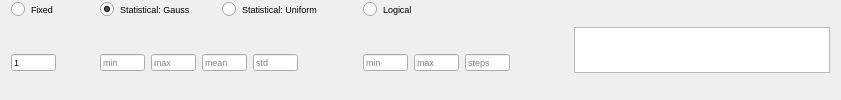
              <widget class="QFrame" name="frame_49">
               <property name="frameShape">
                <enum>QFrame::NoFrame</enum>
               </property>
               <property name="frameShadow">
                <enum>QFrame::Plain</enum>
               </property>
               <layout class="QHBoxLayout" name="horizontalLayout_33">
                <property name="topMargin">
                 <number>0</number>
                </property>
                <property name="bottomMargin">
                 <number>0</number>
                </property>
                <item>
                 <widget class="QFrame" name="frame_50">
                  <property name="frameShape">
                   <enum>QFrame::NoFrame</enum>
                  </property>
                  <property name="frameShadow">
                   <enum>QFrame::Plain</enum>
                  </property>
                  <layout class="QGridLayout" name="gridLayout_22">
                   <property name="leftMargin">
                    <number>0</number>
                   </property>
                   <property name="topMargin">
                    <number>0</number>
                   </property>
                   <property name="bottomMargin">
                    <number>0</number>
                   </property>
                   <item row="0" column="1">
                    <widget class="QFrame" name="frame_53">
                     <property name="frameShape">
                      <enum>QFrame::NoFrame</enum>
                     </property>
                     <property name="frameShadow">
                      <enum>QFrame::Plain</enum>
                     </property>
                     <layout class="QHBoxLayout" name="horizontalLayout_36">
                      <property name="topMargin">
                       <number>0</number>
                      </property>
                      <property name="bottomMargin">
                       <number>0</number>
                      </property>
                      <item>
                       <widget class="QRadioButton" name="radio_gauss_lai">
                        <property name="font">
                         <font>
                          <pointsize>7</pointsize>
                         </font>
                        </property>
                        <property name="text">
                         <string>Statistical: Gauss</string>
                        </property>
                        <property name="checked">
                         <bool>true</bool>
                        </property>
                        <attribute name="buttonGroup">
                         <string notr="true">buttonGroup_7</string>
                        </attribute>
                       </widget>
                      </item>
                      <item>
                       <widget class="QRadioButton" name="radio_uni_lai">
                        <property name="font">
                         <font>
                          <pointsize>7</pointsize>
                         </font>
                        </property>
                        <property name="text">
                         <string>Statistical: Uniform</string>
                        </property>
                        <attribute name="buttonGroup">
                         <string notr="true">buttonGroup_7</string>
                        </attribute>
                       </widget>
                      </item>
                      <item>
                       <spacer name="horizontalSpacer_37">
                        <property name="orientation">
                         <enum>Qt::Horizontal</enum>
                        </property>
                        <property name="sizeType">
                         <enum>QSizePolicy::Maximum</enum>
                        </property>
                        <property name="sizeHint" stdset="0">
                         <size>
                          <width>10</width>
                          <height>20</height>
                         </size>
                        </property>
                       </spacer>
                      </item>
                     </layout>
                    </widget>
                   </item>
                   <item row="1" column="1">
                    <widget class="QFrame" name="frame_54">
                     <property name="frameShape">
                      <enum>QFrame::NoFrame</enum>
                     </property>
                     <property name="frameShadow">
                      <enum>QFrame::Plain</enum>
                     </property>
                     <layout class="QGridLayout" name="gridLayout_23">
                      <property name="leftMargin">
                       <number>9</number>
                      </property>
                      <property name="topMargin">
                       <number>0</number>
                      </property>
                      <property name="bottomMargin">
                       <number>0</number>
                      </property>
                      <item row="0" column="0">
                       <widget class="QLineEdit" name="txt_gauss_min_lai">
                        <property name="maximumSize">
                         <size>
                          <width>45</width>
                          <height>17</height>
                         </size>
                        </property>
                        <property name="font">
                         <font>
                          <pointsize>7</pointsize>
                         </font>
                        </property>
                        <property name="text">
                         <string/>
                        </property>
                        <property name="placeholderText">
                         <string>min</string>
                        </property>
                       </widget>
                      </item>
                      <item row="0" column="1">
                       <widget class="QLineEdit" name="txt_gauss_max_lai">
                        <property name="maximumSize">
                         <size>
                          <width>45</width>
                          <height>17</height>
                         </size>
                        </property>
                        <property name="font">
                         <font>
                          <pointsize>7</pointsize>
                         </font>
                        </property>
                        <property name="text">
                         <string/>
                        </property>
                        <property name="placeholderText">
                         <string>max</string>
                        </property>
                       </widget>
                      </item>
                      <item row="0" column="3">
                       <widget class="QLineEdit" name="txt_gauss_std_lai">
                        <property name="maximumSize">
                         <size>
                          <width>45</width>
                          <height>17</height>
                         </size>
                        </property>
                        <property name="font">
                         <font>
                          <pointsize>7</pointsize>
                         </font>
                        </property>
                        <property name="text">
                         <string/>
                        </property>
                        <property name="placeholderText">
                         <string>std</string>
                        </property>
                       </widget>
                      </item>
                      <item row="0" column="2">
                       <widget class="QLineEdit" name="txt_gauss_mean_lai">
                        <property name="maximumSize">
                         <size>
                          <width>45</width>
                          <height>17</height>
                         </size>
                        </property>
                        <property name="font">
                         <font>
                          <pointsize>7</pointsize>
                         </font>
                        </property>
                        <property name="text">
                         <string/>
                        </property>
                        <property name="placeholderText">
                         <string>mean</string>
                        </property>
                       </widget>
                      </item>
                      <item row="0" column="4">
                       <spacer name="horizontalSpacer_38">
                        <property name="orientation">
                         <enum>Qt::Horizontal</enum>
                        </property>
                        <property name="sizeType">
                         <enum>QSizePolicy::Maximum</enum>
                        </property>
                        <property name="sizeHint" stdset="0">
                         <size>
                          <width>50</width>
                          <height>20</height>
                         </size>
                        </property>
                       </spacer>
                      </item>
                     </layout>
                    </widget>
                   </item>
                   <item row="0" column="3">
                    <widget class="QRadioButton" name="radio_log_lai">
                     <property name="font">
                      <font>
                       <pointsize>7</pointsize>
                      </font>
                     </property>
                     <property name="text">
                      <string>Logical</string>
                     </property>
                     <attribute name="buttonGroup">
                      <string notr="true">buttonGroup_7</string>
                     </attribute>
                    </widget>
                   </item>
                   <item row="0" column="0">
                    <widget class="QRadioButton" name="radio_fix_lai">
                     <property name="font">
                      <font>
                       <pointsize>7</pointsize>
                      </font>
                     </property>
                     <property name="text">
                      <string>Fixed</string>
                     </property>
                     <property name="iconSize">
                      <size>
                       <width>12</width>
                       <height>12</height>
                      </size>
                     </property>
                     <attribute name="buttonGroup">
                      <string notr="true">buttonGroup_7</string>
                     </attribute>
                    </widget>
                   </item>
                   <item row="1" column="4">
                    <spacer name="horizontalSpacer_11">
                     <property name="orientation">
                      <enum>Qt::Horizontal</enum>
                     </property>
                     <property name="sizeHint" stdset="0">
                      <size>
                       <width>40</width>
                       <height>20</height>
                      </size>
                     </property>
                    </spacer>
                   </item>
                   <item row="1" column="0">
                    <widget class="QFrame" name="frame_51">
                     <property name="frameShape">
                      <enum>QFrame::NoFrame</enum>
                     </property>
                     <property name="frameShadow">
                      <enum>QFrame::Plain</enum>
                     </property>
                     <layout class="QHBoxLayout" name="horizontalLayout_34">
                      <property name="leftMargin">
                       <number>0</number>
                      </property>
                      <property name="topMargin">
                       <number>0</number>
                      </property>
                      <property name="bottomMargin">
                       <number>0</number>
                      </property>
                      <item>
                       <widget class="QLineEdit" name="txt_fix_lai">
                        <property name="maximumSize">
                         <size>
                          <width>45</width>
                          <height>17</height>
                         </size>
                        </property>
                        <property name="font">
                         <font>
                          <pointsize>7</pointsize>
                         </font>
                        </property>
                        <property name="text">
                         <string>1</string>
                        </property>
                        <property name="placeholderText">
                         <string>value</string>
                        </property>
                       </widget>
                      </item>
                      <item>
                       <spacer name="horizontalSpacer_36">
                        <property name="orientation">
                         <enum>Qt::Horizontal</enum>
                        </property>
                        <property name="sizeType">
                         <enum>QSizePolicy::Maximum</enum>
                        </property>
                        <property name="sizeHint" stdset="0">
                         <size>
                          <width>20</width>
                          <height>20</height>
                         </size>
                        </property>
                       </spacer>
                      </item>
                     </layout>
                    </widget>
                   </item>
                   <item row="1" column="3">
                    <widget class="QFrame" name="frame_52">
                     <property name="frameShape">
                      <enum>QFrame::NoFrame</enum>
                     </property>
                     <property name="frameShadow">
                      <enum>QFrame::Plain</enum>
                     </property>
                     <layout class="QHBoxLayout" name="horizontalLayout_35">
                      <property name="leftMargin">
                       <number>0</number>
                      </property>
                      <property name="topMargin">
                       <number>0</number>
                      </property>
                      <property name="bottomMargin">
                       <number>0</number>
                      </property>
                      <item>
                       <widget class="QLineEdit" name="txt_log_min_lai">
                        <property name="maximumSize">
                         <size>
                          <width>45</width>
                          <height>17</height>
                         </size>
                        </property>
                        <property name="font">
                         <font>
                          <pointsize>7</pointsize>
                         </font>
                        </property>
                        <property name="placeholderText">
                         <string>min</string>
                        </property>
                       </widget>
                      </item>
                      <item>
                       <widget class="QLineEdit" name="txt_log_max_lai">
                        <property name="maximumSize">
                         <size>
                          <width>45</width>
                          <height>17</height>
                         </size>
                        </property>
                        <property name="font">
                         <font>
                          <pointsize>7</pointsize>
                         </font>
                        </property>
                        <property name="placeholderText">
                         <string>max</string>
                        </property>
                       </widget>
                      </item>
                      <item>
                       <widget class="QLineEdit" name="txt_log_steps_lai">
                        <property name="maximumSize">
                         <size>
                          <width>45</width>
                          <height>17</height>
                         </size>
                        </property>
                        <property name="font">
                         <font>
                          <pointsize>7</pointsize>
                         </font>
                        </property>
                        <property name="placeholderText">
                         <string>steps</string>
                        </property>
                       </widget>
                      </item>
                     </layout>
                    </widget>
                   </item>
                  </layout>
                 </widget>
                </item>
                <item>
                 <widget class="PlotWidget" name="viewLAI">
                  <property name="sizePolicy">
                   <sizepolicy hsizetype="Expanding" vsizetype="Fixed">
                    <horstretch>0</horstretch>
                    <verstretch>0</verstretch>
                   </sizepolicy>
                  </property>
                  <property name="maximumSize">
                   <size>
                    <width>16777215</width>
                    <height>46</height>
                   </size>
                  </property>
                  <property name="styleSheet">
                   <string notr="true">border-right-color: rgb(255, 255, 127);</string>
                  </property>
                 </widget>
                </item>
               </layout>
              </widget>
